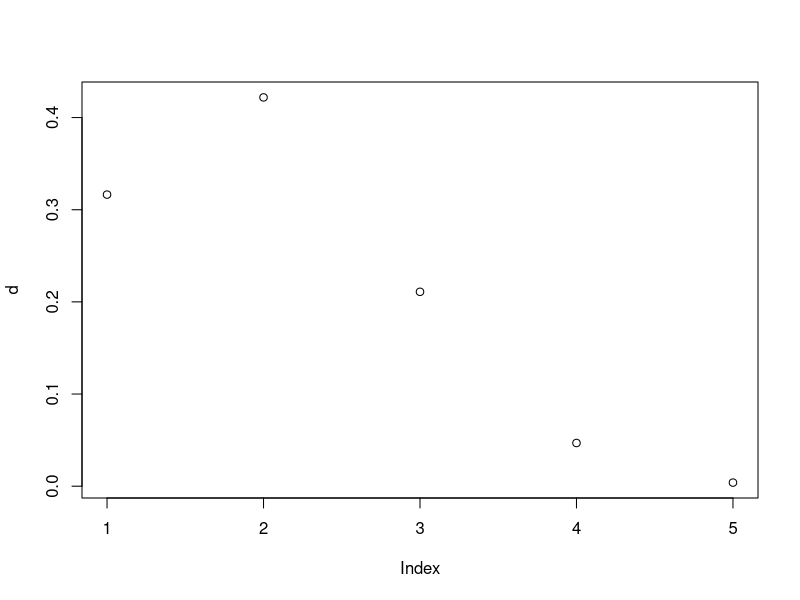
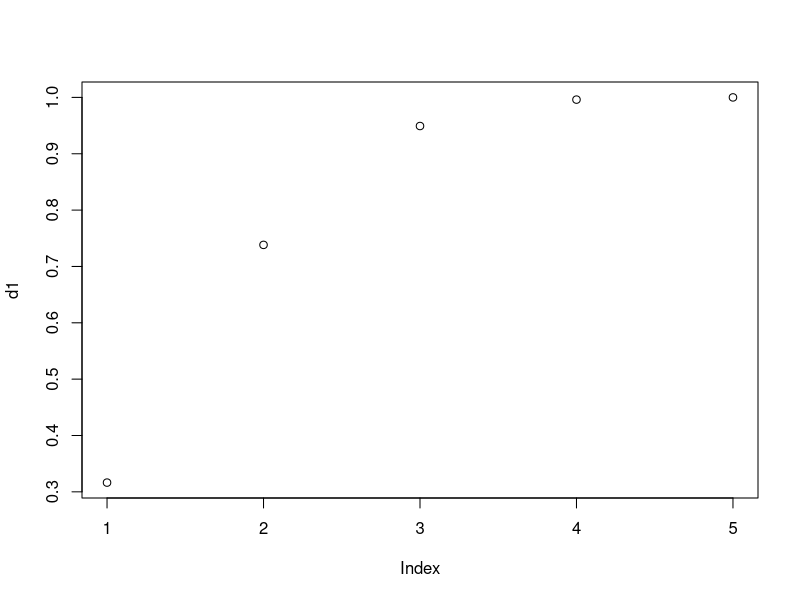
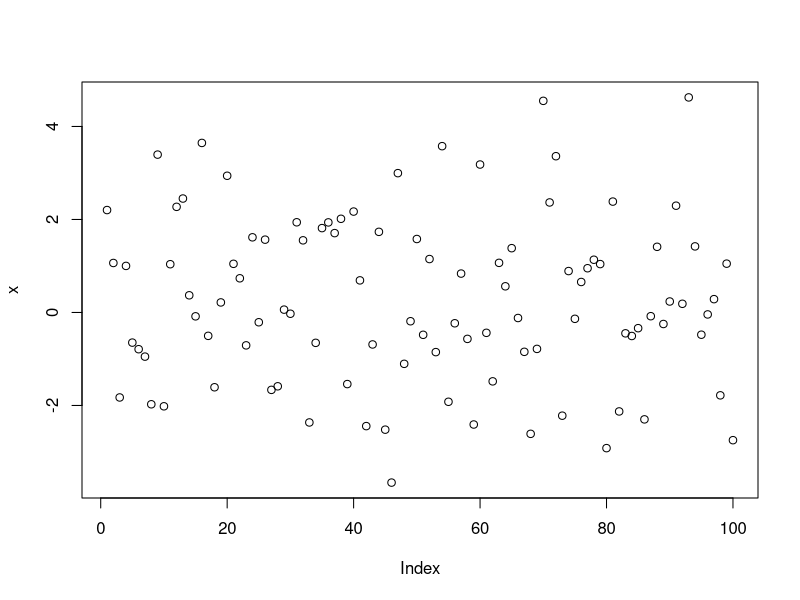
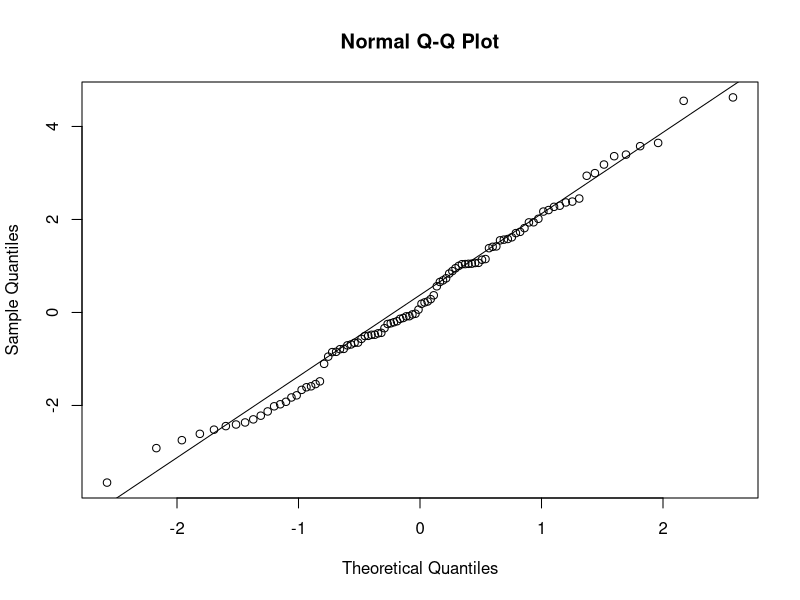

Write R code to recreate these figures, in order.
## ---- chunk 1
dbinom(3, 5, 0.5)
## ---- chunk 2
dbinom(0, 4, 0.25)
## ---- chunk 3
dbinom(1, 4, 0.25)
## ---- chunk 4
dbinom(2, 4, 0.25)
## ---- chunk 5
dbinom(3, 4, 0.25)
## ---- chunk 6
dbinom(4, 4, 0.25)
## ---- chunk 7
d <- c(dbinom(0, 4, 0.25),dbinom(1, 4, 0.25),dbinom(2, 4, 0.25),dbinom(3, 4, 0.25),dbinom(4, 4, 0.25))

plot(d)
## ---- chunk 8
pbinom(0, 4, 0.25)
## ---- chunk 9
pbinom(3, 4, 0.25)
## ---- chunk 10
d1 <- c(pbinom(0, 4, 0.25),pbinom(1, 4, 0.25),pbinom(2, 4, 0.25),pbinom(3, 4, 0.25),pbinom(4, 4, 0.25))

plot(d1)
## ---- chunk 11
dbinom(7, 12, 0.25)
## ---- chunk 12
dbinom(12, 12, 0.25)
## ---- chunk 13
pnorm(6, 8, 2)
## ---- chunk 14
pnorm(8, 8, 2)
## ---- chunk 15
pnorm(6, 8, 2, lower.tail = F)
## ---- chunk 16
pnorm(10, 8, 2, lower.tail = F)
## ---- chunk 17
pnorm(6, 8, 2) + pnorm(10, 8, 2, lower.tail = F)
## ---- chunk 18
pnorm(10, 8, 2) - pnorm(8, 8, 2)
## ---- chunk 19
x <- rnorm(100, sd = 2)
x
## ---- chunk 20
plot(x)
## ---- chunk 21
qqnorm(x)
qqline(x)
## ---- chunk 22
shapiro.test(x)
